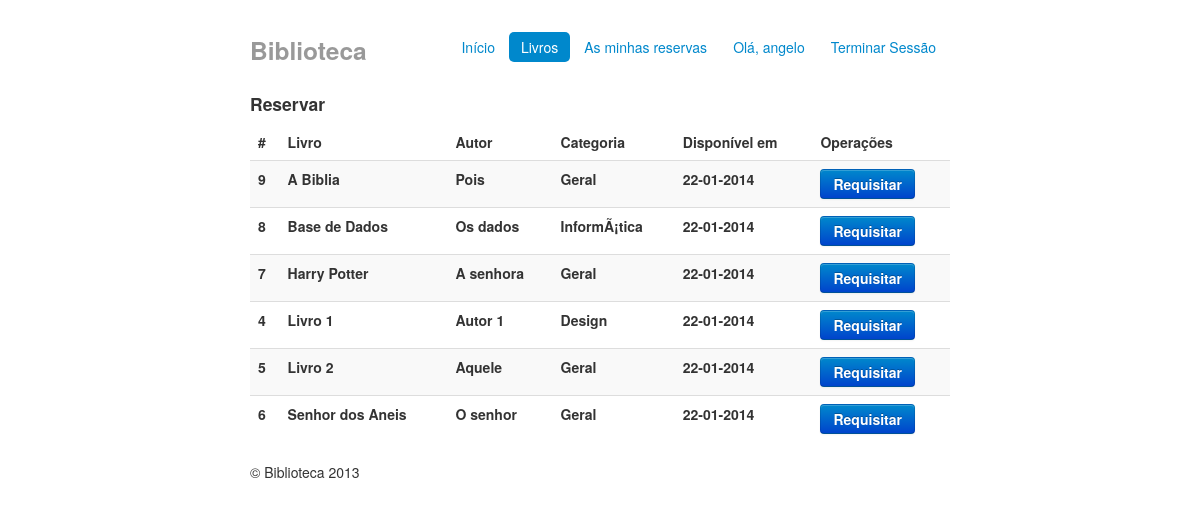
The page /index.php?do=livros (signed in) on the database its author committed.
### tables this page shows
CREATE TABLE `Livro` (
  `ID_Livro` int(11) NOT NULL AUTO_INCREMENT,
  `nome` varchar(120) NOT NULL,
  `autor` varchar(120) NOT NULL,
  `edicao` varchar(120) NOT NULL,
  `data` int(11) NOT NULL,
  PRIMARY KEY (`ID_Livro`)
);

CREATE TABLE `Categoria` (
  `ID_Categoria` int(11) NOT NULL AUTO_INCREMENT,
  `Nome` varchar(30) NOT NULL,
  PRIMARY KEY (`ID_Categoria`)
);

### models/basededados.php (called while the page is built, shortened)
<?php
	function lista($tabela,$ordem="",$asc="",$limiteInferior="",$limiteSuperior="") {
		$limite = '';
		if($ordem != '' && $asc != '') {
			$ordem = "ORDER BY ".$ordem." ".$asc;
		}
		$s = "SELECT * FROM ".$tabela." ".$ordem." ".$limite;
		$q = mysql_query($s) or die(mysql_error());
		if(mysql_num_rows($q) > 0) {
			while($result[] = mysql_fetch_object($q));
			return $result;
		} else {
			return false;
		}
	}
	function pesquisaCategoriaLivro($id_livro) {
		$s = "SELECT Categoria.nome FROM Categoria,Categoria_Livro WHERE Categoria.ID_Categoria = Categoria_Livro.ID_Categoria AND Categoria_Livro.ID_Livro = $id_livro";
		$q = mysql_query($s) or die(mysql_error());
		if(mysql_num_rows($q) > 0) {
			$res = mysql_fetch_row($q);
			return $res[0];
		}
	}
	function calcDisponibilidade($ID_Livro) {
		$s = "SELECT dataentrega FROM Reserva WHERE ID_Livro = $ID_Livro ORDER BY dataentrega DESC";
		$q = mysql_query($s) or die(mysql_error());
		if(mysql_num_rows($q) > 0) {
			$res = mysql_fetch_row($q);
			return $res[0];
		}else{
			return time();
		}
	}
?>

### views/listaLivros.php (the view)
<div class="row-fluid">
  <div class="span12">
    <h4>Reservar</h4>
    <table class="table table-striped">
        <thead>
          <tr>
            <th>#</th>
            <th>Livro</th>
            <th>Autor</th>
            <th>Categoria</th>
            <th>Disponível em</th>
            <?php if(isset($_SESSION['ID_Utilizador'])) {?><th>Operações</th><?php }?>
          </tr>
        </thead>
        <tbody>
          <?php foreach($livros as $l) { if(is_object($l)) { ?>
            <tr>
              <th><?=$l->ID_Livro?></th>
              <th><?=$l->nome?></th>
              <th><?=$l->autor?></th>
              <th><?=pesquisaCategoriaLivro($l->ID_Livro)?></th>
              <th><?php
                      if(calcDisponibilidade($l->ID_Livro))
                        echo date('d-m-Y',calcDisponibilidade($l->ID_Livro));
                  ?>
                </th>
              <th><?php if(isset($_SESSION['ID_Utilizador'])) {?> <a href="index.php?do=reservar&livro=<?=$l->ID_Livro?>"<button class="btn btn-primary"> Requisitar </button></a><?php } ?> </th>
            </tr>
          <?php } } ?>
        </tbody>
    </table>
  </div>
</div>

### views/includes/front_template.php (style rules this page uses)
body { padding-top: 20px; padding-bottom: 40px; }

### rows shown on the page
livro: ID_Livro "9", nome "A Biblia", autor "Pois", ID_Livro.Nome "Geral", ID_Livro "22-01-2014"
livro: ID_Livro "8", nome "Base de Dados", autor "Os dados", ID_Livro.Nome "InformÃ¡tica", ID_Livro "22-01-2014"
livro: ID_Livro "7", nome "Harry Potter", autor "A senhora", ID_Livro.Nome "Geral", ID_Livro "22-01-2014"
livro: ID_Livro "4", nome "Livro 1", autor "Autor 1", ID_Livro.Nome "Design", ID_Livro "22-01-2014"
livro: ID_Livro "5", nome "Livro 2", autor "Aquele", ID_Livro.Nome "Geral", ID_Livro "22-01-2014"
livro: ID_Livro "6", nome "Senhor dos Aneis", autor "O senhor", ID_Livro.Nome "Geral", ID_Livro "22-01-2014"

### other values the page prints
$_SESSION['nome'] "angelo"
